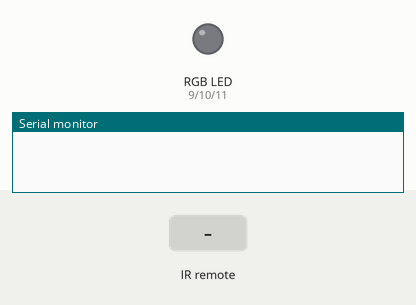
A sketch run on a simulated Arduino Uno, built with avr-gcc and run on an emulated ATmega328P. On the bench: an RGB LED mixed from three pins (HIGH = lit), the last lines printed to the serial monitor. Inputs (shaded band) come from the test bench.

Above: at 1.2 s.
1.3 s: infrared code 0xBF40FF00 received
At 2.3 s:
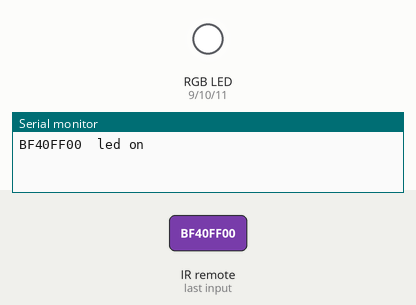
2.8 s: infrared code 0xE916FF00 received
At 3.5 s:
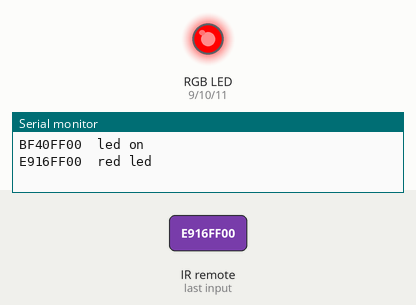
4.3 s: infrared code 0xE619FF00 received
At 4.7 s:
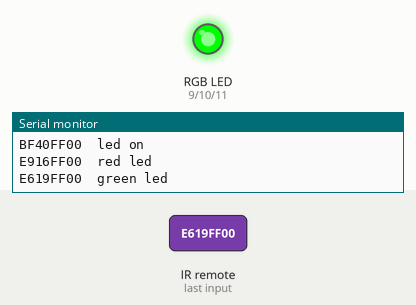
5.8 s: infrared code 0xF20DFF00 received
At 7.0 s:
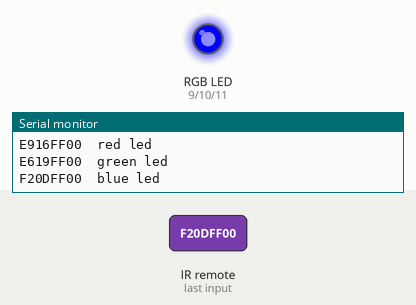
7.3 s: infrared code 0xF30CFF00 received
At 8.1 s:
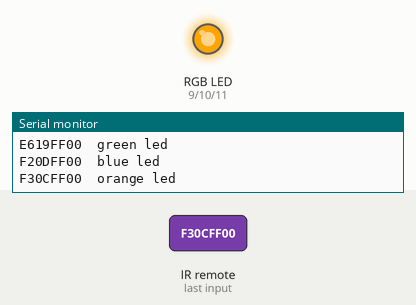
8.8 s: infrared code 0xE718FF00 received
At 9.3 s:
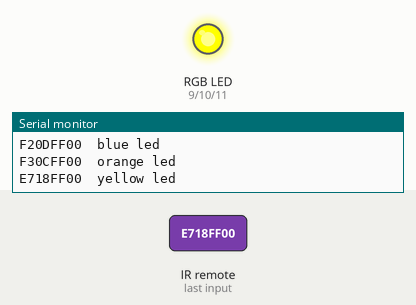
Timing chart, 0 to 11.3 s (numbered marks = the images above; inputs shaded):
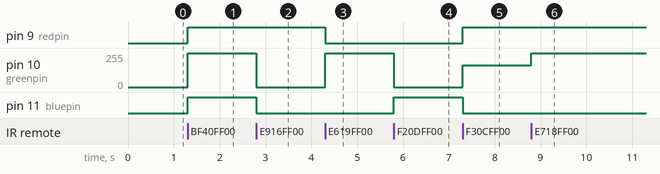

Measured:
- after the input at 1.3 s, pin 9 (redpin), pin 11 (bluepin): LOW → HIGH at once; pin 10 (greenpin): 0/255 → 255/255 at once
- after the input at 2.8 s, pin 10 (greenpin): 255/255 → 0/255 at once; pin 11 (bluepin): HIGH → LOW at once
- after the input at 4.3 s, pin 9 (redpin): HIGH → LOW at once; pin 10 (greenpin): 0/255 → 255/255 at once
- after the input at 5.8 s, pin 10 (greenpin): 255/255 → 0/255 at once; pin 11 (bluepin): LOW → HIGH at once
- after the input at 7.3 s, pin 9 (redpin): LOW → HIGH at once; pin 10 (greenpin): 0/255 → 165/255 at once; pin 11 (bluepin): HIGH → LOW at once
- after the input at 8.8 s, pin 10 (greenpin): 165/255 → 255/255 at once

The sketch:

IR_control_LED.ino
```cpp
/*
 * 名称   : IR Control LED
 * 功能   : 红外遥控RGB模块上的RGB LED亮不同颜色灯
 * 作者   : http://www.keyes-robot.com/
*/
#include <Arduino.h>
#include <IRremote.hpp>

#define IR_RECEIVE_PIN  5   // 定义红外接收模块引脚D5
IRrecv irrecv(IR_RECEIVE_PIN);     // 创建一个用于接收类的类对象
decode_results results;     // 创建一个解码结果类对象

int redpin = 9;    // 定义红色LED引脚D9
int greenpin = 10; // 定义绿色LED引脚D10
int bluepin = 11;  // 定义蓝色LED引脚D11

boolean flag = true;  //LED标志钻头

void setup() {
  Serial.begin(9600);
  IrReceiver.begin(IR_RECEIVE_PIN, ENABLE_LED_FEEDBACK);  // 启动接收器
  pinMode(redpin, OUTPUT);   //设置红色LED引脚为输出模式
  pinMode(greenpin, OUTPUT); //设置绿色LED引脚为输出模式
  pinMode(bluepin, OUTPUT);  //设置蓝色LED引脚为输出模式
}

void loop() {
  if (IrReceiver.decode()) {
      Serial.print(IrReceiver.decodedIRData.decodedRawData, HEX);  // 打印原始数据
      // IrReceiver.printIRResultShort(&Serial); // 在一行中打印接收到的完整数据
      // IrReceiver.printIRSendUsage(&Serial);  // 打印发送这些数据所需的语句
      handleControl(IrReceiver.decodedIRData.decodedRawData);      // 处理来自远程控制的命令
      IrReceiver.resume(); // 启用接收下一个值
  }
}

void handleControl(unsigned long value){
  if (value == 0xBF40FF00 && flag == true){ // 接收数字“OK”
    analogWrite(redpin, 255);
    analogWrite(greenpin, 255);
    analogWrite(bluepin, 255);
    Serial.println("  led on");
    flag = false;
  }
  else if (value == 0xBF40FF00 && flag == false){ // 接收数字“OK”
    analogWrite(redpin, 0);
    analogWrite(greenpin, 0);
    analogWrite(bluepin, 0);
    Serial.println("  led off");
    flag = true;
  }
  else if(value == 0xE916FF00){
    analogWrite(redpin, 255);
    analogWrite(greenpin, 0);
    analogWrite(bluepin, 0);
    Serial.println("  red led");

  }
  else if(value == 0xE619FF00){
    analogWrite(redpin, 0);
    analogWrite(greenpin, 255);
    analogWrite(bluepin, 0);
    Serial.println("  green led");
  }
  else if(value == 0xF20DFF00){
    analogWrite(redpin, 0);
    analogWrite(greenpin, 0);
    analogWrite(bluepin, 255);
    Serial.println("  blue led");
  }
  else if(value == 0xF30CFF00){
    analogWrite(redpin, 255);
    analogWrite(greenpin, 165);
    analogWrite(bluepin, 0);
    Serial.println("  orange led");
  }
  else if(value == 0xE718FF00){
    analogWrite(redpin, 255);
    analogWrite(greenpin, 255);
    analogWrite(bluepin, 0);
    Serial.println("  yellow led");
  }
  else if(value == 0xA15EFF00){
    analogWrite(redpin, 128);
    analogWrite(greenpin, 0);
    analogWrite(bluepin, 128);
    Serial.println("  purple led");
  }
  else if(value == 0xF708FF00){
    analogWrite(redpin, 255);
    analogWrite(greenpin, 215);
    analogWrite(bluepin, 0);
    Serial.println("  gold led");
  }
  else if(value == 0xE31CFF00){
    analogWrite(redpin, 255);
    analogWrite(greenpin, 192);
    analogWrite(bluepin, 203);
    Serial.println("  pink led");
  }
  else if(value == 0xA55AFF00){
    analogWrite(redpin, 255);
    analogWrite(greenpin, 0);
    analogWrite(bluepin, 255);
    Serial.println("  magenta led");
  }
}
```
